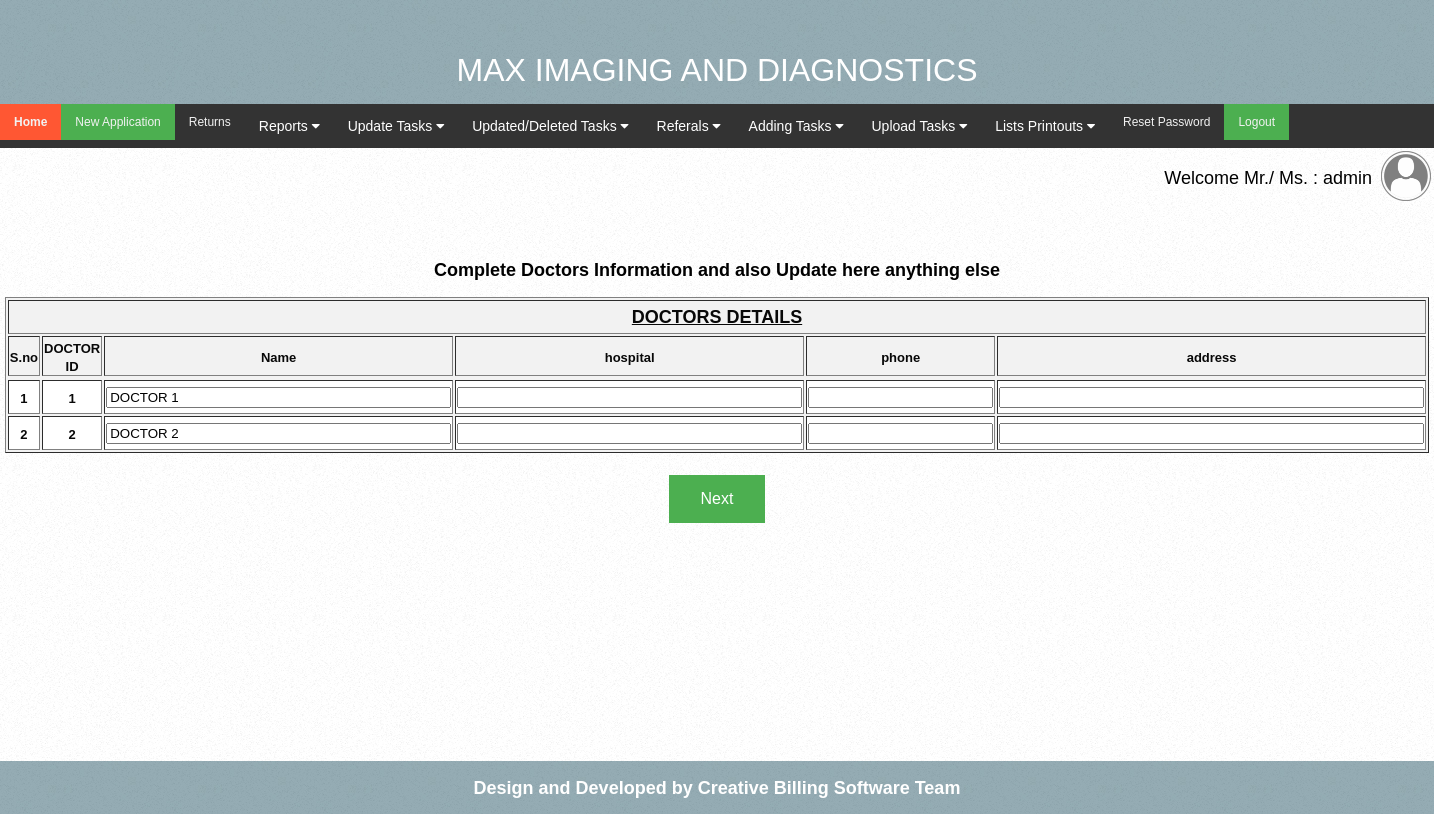
/doctorslistreport.php (signed in), run on the app's committed database.
### tables this page shows
CREATE TABLE `title` (
  `id` int(100) NOT NULL,
  `title` varchar(100) NOT NULL,
  `address1` varchar(500) NOT NULL,
  `address2` varchar(500) NOT NULL,
  `phone` varchar(100) NOT NULL,
  PRIMARY KEY  (`id`)
);

CREATE TABLE `doctor` (
  `id` varchar(100) NOT NULL,
  `sno` varchar(100) NOT NULL,
  `doctorname` varchar(100) NOT NULL,
  `did` int(100) NOT NULL auto_increment,
  `date` varchar(100) NOT NULL,
  `hospital` varchar(100) NOT NULL,
  `phone` varchar(100) NOT NULL,
  `address` varchar(150) NOT NULL,
  PRIMARY KEY  (`did`)
);

### adminsession.php (called while the page is built, shortened)
<?php
$id = $_SESSION["id"];
$user = $_SESSION["uname"];
$uu=$user;
?>

### doctorslistreport.php (the view, shortened to what this page needs)
<?php
include('adminsession.php');
?>
<!DOCTYPE HTML>
<html>
<head>
	<link rel="stylesheet" href="css/style.css" type="text/css">
</head>
<?php
$sql="select title from title where id='$id'";
    $rs=mysql_query($sql);
    while($myrow=mysql_fetch_array($rs))
     {
        $title=strtoupper($myrow[0]);
      }
?>
	<div id="header"><br><br>
<center><font color=white size=6><?php echo $title; ?></font></center>
	<br>
		</div>
<?php
include('menu.php');
?>
<table width=100%><tr><td align=right width=98%><font face="Arial">Welcome Mr./ Ms. : <?php echo $uu; ?>&nbsp;</td><td align=center> <img src="images/login.png" height=50 width=50></td></tr></table>
	<form name=img action="updatedoctorlistinsert.php" method="post">
<html xmlns="http://www.w3.org/1999/xhtml" xmlns:v="urn:schemas-microsoft-com:vml" xmlns:o="urn:schemas-microsoft-com:office:office" xmlns:(null)3="http://www.w3.org/TR/REC-html40">
<head>
		<p>&nbsp;</p>
		<p align="center"><font size="4"><b>Complete Doctors Information and also Update here anything else</b></p>
<p align="center">
		<?php
echo"<table border=1 width=90% bgcolor= #f2f2f2 height=60>
			<tr>
				<td height=30 bgcolor= #f2f2f2 bordercolorlight=#000000 bordercolordark=#000000 style=border-style: solid; border-width: 1px width=30% align=center colspan=7>
				<font color=#080808><b><u>DOCTORS DETAILS</u></b></font></td>
			</tr>
			<tr>
				<td height=30 bgcolor= #f2f2f2 bordercolorlight=#000000 bordercolordark=#000000 style=border-style: solid; border-width: 1px width=14% align=center>
				<font color=#080808 size=2><b>S.no</b></font></td>
				<td height=30 bgcolor= #f2f2f2 bordercolorlight=#000000 bordercolordark=#000000 style=border-style: solid; border-width: 1px width=14% align=center>
				<font color=#080808 size=2><b>DOCTOR ID</b></font></td>
				<td height=30 bgcolor= #f2f2f2 bordercolorlight=#000000 bordercolordark=#000000 style=border-style: solid; border-width: 1px width=50% align=center>
				<font color=#080808 size=2><b>Name</b></font></td>
				<td height=30 bgcolor= #f2f2f2 bordercolorlight=#000000 bordercolordark=#000000 style=border-style: solid; border-width: 1px width=10% align=center>
				<font color=#080808 size=2><b>hospital</b></font></td>
<td height=30 bgcolor= #f2f2f2 bordercolorlight=#000000 bordercolordark=#000000 style=border-style: solid; border-width: 1px width=20% align=center>
				<font color=#080808 size=2><b>phone</b></font></td>
<td height=30 bgcolor= #f2f2f2 bordercolorlight=#000000 bordercolordark=#000000 style=border-style: solid; border-width: 1px width=50% align=center>
				<font color=#080808 size=2><b>address</b></font></td>
			</tr><tr>";
$sql6="Select doctorname,hospital,phone,address,did from doctor where id='$id' ";
$rs6=mysql_query($sql6) or die(mysql_error());
while($myrowc=mysql_fetch_row($rs6))
 {
$dname=strtoupper($myrowc[0]);
$hospital=strtoupper($myrowc[1]);
$phone=strtoupper($myrowc[2]);
$address=strtoupper($myrowc[3]);
$did=strtoupper($myrowc[4]);
$i++;
echo"<tr>";
echo"<td height=30 bgcolor=white bordercolorlight=#000000 bordercolordark=#000000 style=border-style: solid; border-width: 1px width=12% align=center>
				<font color=#080808 size=2><b>$i</b></font></td>";
				echo"<td height=30 bgcolor=white bordercolorlight=#000000 bordercolordark=#000000 style=border-style: solid; border-width: 1px width=12% align=center>
				<font color=#080808 size=2><b>$did<input type=hidden name='n8[]' value='$did'></b></font></td>";
				echo"<td height=30 bgcolor=white bordercolorlight=#000000 bordercolordark=#000000 style=border-style: solid; border-width: 1px width=20% align=center>
				<font color=#080808 size=2><b><input type=text name='n2[]' value='$dname' size=40></b></font></td>";
				echo"<td height=30 bgcolor=white bordercolorlight=#000000 bordercolordark=#000000 style=border-style: solid; border-width: 1px width=6% align=center>
				<font color=#080808 size=2><b><input type=text name='n3[]' size=40 value='$hospital'></b></font></td>";
echo"<td height=30 bgcolor=white bordercolorlight=#000000 bordercolordark=#000000 style=border-style: solid; border-width: 1px width=12% align=center>
				<font color=#080808 size=2><b><input type=text name='n4[]' value='$phone'></b></font></td>";
echo"<td height=30 bgcolor=white bordercolorlight=#000000 bordercolordark=#000000 style=border-style: solid; border-width: 1px width=12% align=center>
				<font color=#080808 size=2><b><input type=text size=50 name='n5[]' value='$address'></b></font></td>";
				echo"</tr>";
}
echo"<input type=hidden  name='count' value='$i'></table>";
?>
<center>
<p><font color="#FFFFFF">
			<input type=submit  value="Next" class='button'>
			</form>
<p>&nbsp;</p>
<p>&nbsp;</p>
<p>&nbsp;</p>
<p>&nbsp;</p>
		<p>&nbsp;</p>
		<p>&nbsp;</p>
	<div id="header">
		<div style="width: 1258px; height: 35px">
				<b>
				<span><?php include('footer.php'); ?></span>
			</b>
</html>

### css/style.css (style rules this page uses)
body { background: url(../images/bg-body.jpg) repeat; font-family: 'Conv_Ubuntu-Light'; font-size: 14px; font-weight: normal; line-height: 1; margin: 0; min-width: 960px; padding: 0; }
#header { background: url(../images/bg-header.jpg) repeat-x; margin: 0; padding: 18px 0 0; }

### menu.php (style rules this page uses)
body { margin:0;font-family:Arial }

### doctorslistreport.php (style rules this page uses)
body { font-family:Tahoma, Geneva, sans-serif; font-size:18px; color:black }
.button { background-color: #4CAF50; border: none; color: white; padding: 15px 32px; text-align: center; text-decoration: none; display: inline-block; font-size: 16px; margin: 4px 2px; cursor: pointer; }

### data on the page
title: title "MAX IMAGING AND DIAGNOSTICS"
doctor: did "1", doctorname "DOCTOR 1"
doctor: did "2", doctorname "DOCTOR 2"

### other printed values
$uu "admin"
